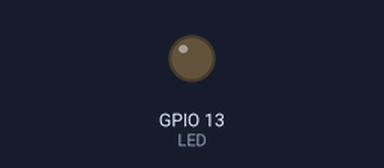
The sketch below on a simulated ESP32. Parts: output pins drawn as LEDs (lit = HIGH). At 2.5 s the program puts the board to deep sleep or switches it off; the recording ends there.

Above: at 0.0 s.
At 0.6 s:
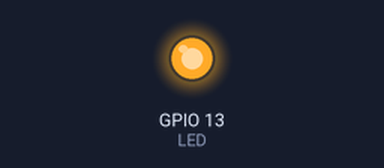
Timing chart, 0 to 2.5 s (numbered marks = the images above):
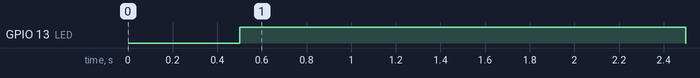

Measured:
- by itself, GPIO 13 (LED): LOW → HIGH at 0.50 s, → LOW 2.0 s later

The sketch:

BlinkSleep.ino
```cpp
// RTC_DATA_ATTR zorgt ervoor dat je variable ook tussen deep sleep cycles blijft bestaan.
RTC_DATA_ATTR int aantalKeerWakker = 0;

// GPIO pin voor led
int LED = 13;

void setup(){
  // Zet de pin op output
  pinMode(LED,OUTPUT);
  delay(500);
  // Zet LED aan
  digitalWrite(LED,HIGH);
  delay(2000);
  // Zet LED uit
  digitalWrite(LED,LOW);
  // Elke keer dat we uit deepsleep komen wordt deze één hoger
  aantalKeerWakker++;

  // Zet de wakeup timer op 10 seconde
  esp_sleep_enable_timer_wakeup(10000000);
  // Zet deep sleep aan
  esp_deep_sleep_start();
}

void loop(){

}
```
